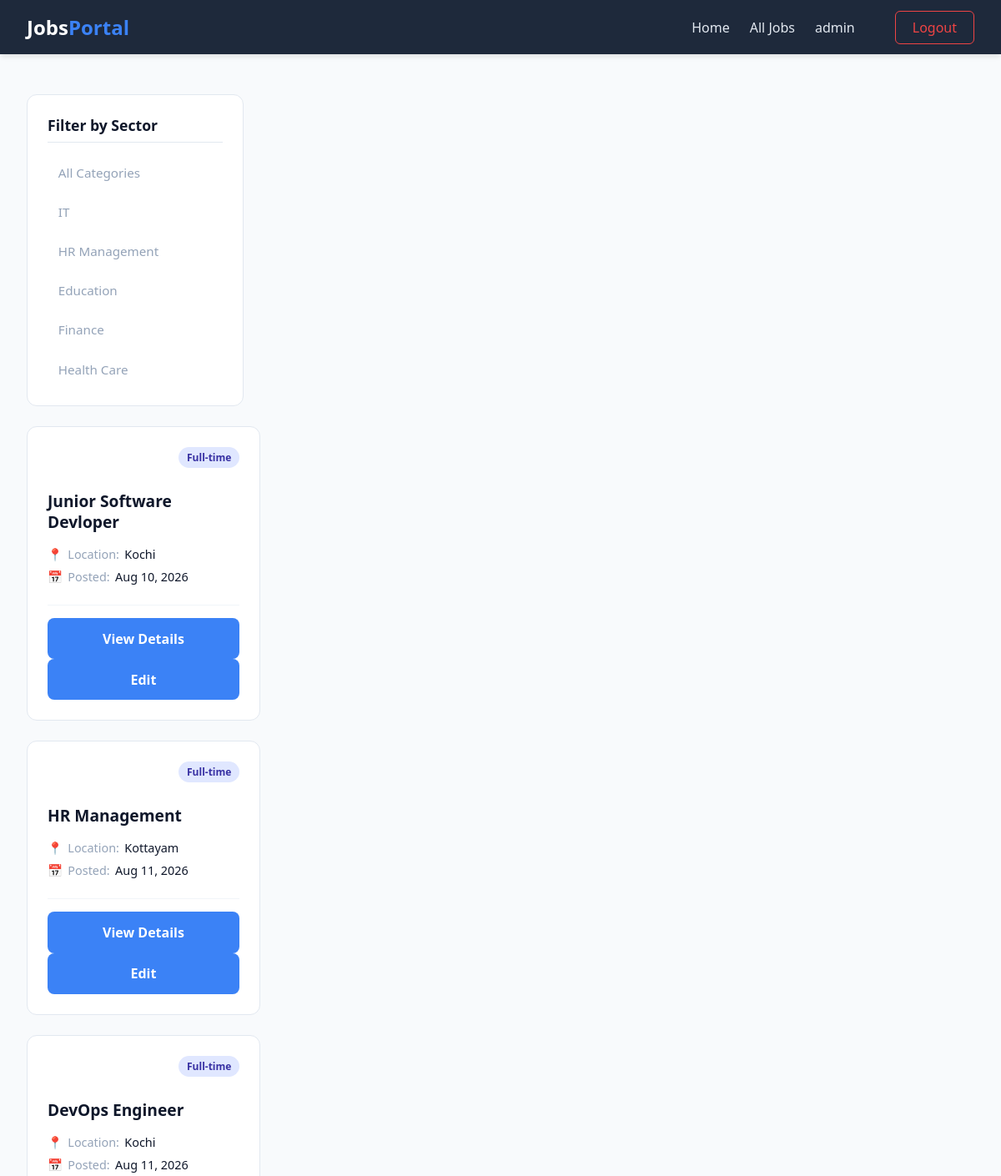
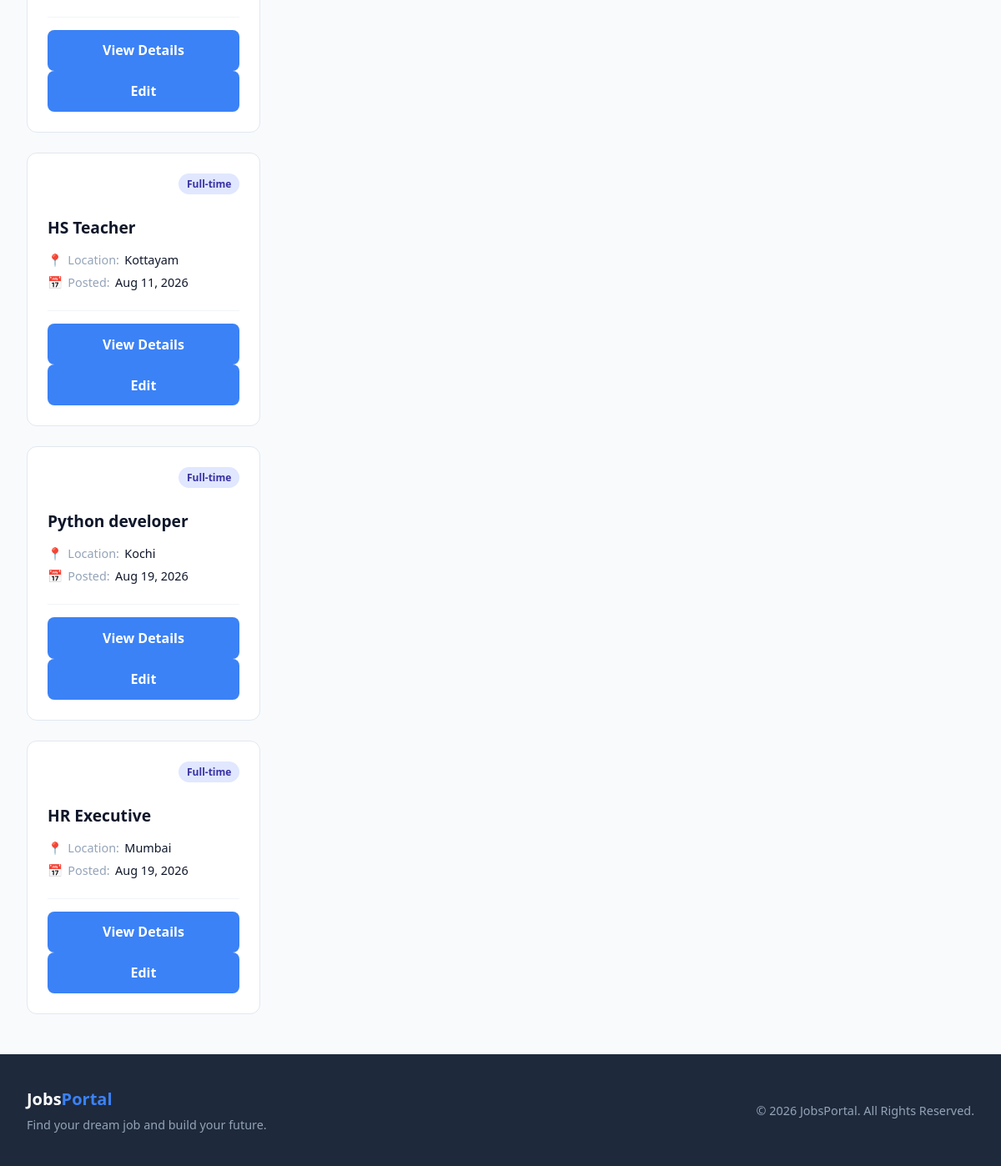
Page /admin-job (signed in) on the committed database (2 pictures, top to bottom).
### jobs/models.py (models this page shows, shortened)
class Sectors(models.Model):
    name=models.CharField(max_length=50)

class Jobs(models.Model):
    title=models.CharField(max_length=100)
    sector=models.ForeignKey(Sectors,on_delete=models.CASCADE)
    company=models.ForeignKey(Company,on_delete=models.CASCADE)
    location=models.CharField(max_length=50)
    description=models.TextField()
    salary=models.CharField(max_length=50)
    post_date=models.DateField(auto_now_add=True)
    slug=models.SlugField(blank=True)
    is_active=models.BooleanField(default=True)
    end_date=models.DateField()

### jobs/views.py (the view)
    def wrapper(request,*args,**kwargs):
        if request.user.is_superuser:
            return fun(request,*args,**kwargs)
        else:
            messages.error(request,"Permission denied!")
            return redirect("all_jobs")

### jobs/context_processors.py (called while the page is built)
def allSectors(request):
    all_sectors=Sectors.objects.all()
    return dict(sectors=all_sectors)

### jobs/views.py (called while the page is built)
def admin_permission(fun):
    def wrapper(request,*args,**kwargs):
        if request.user.is_superuser:
            return fun(request,*args,**kwargs)
        else:
            messages.error(request,"Permission denied!")
            return redirect("all_jobs")
    return wrapper

@admin_permission
def adminJob(request,sector=None):
    if sector:
        job=Jobs.objects.filter(sector__id=sector,is_active=True)
    else:
        job=Jobs.objects.filter(is_active=True)
    return render(request,"admin-job.html",{"jobs":job})

### templates/admin-job.html (shortened to what this page needs)
{% extends 'base.html' %}
{% load static %}
{% block extra_css %}
    <link rel="stylesheet" href="{% static 'css/styles.css' %}">
{% endblock %}
{% block content %}
<div class="jobs-page-layout">
    <main class="jobs-main-content">
        <div class="filter-card">
        <h3>Filter by Sector</h3>
        <ul class="sector-list">
            <li>
                <a href="{% url 'admin_job' %}" class="sector-link">All Categories</a>
            </li>
            {% for sector in sectors %}
            <li>
                <a href="{% url 'jobs_by_category' sector.id %}" class="sector-link">
                    {{ sector.name }}
                </a>
            </li>
            {% endfor %}
        </ul>
    </div>
        <section class="jobs-section">
            {% if jobs %}
            <div class="jobs-grid">
                {% for job in jobs %}
                <div class="job-card">
                    <div class="job-card-header">
                        <span class="job-badge">Full-time</span>
                    </div>
                    <h3 class="job-title">{{ job.title }}</h3>
                    <div class="job-meta">
                        <div class="meta-item">
                            <span class="meta-icon">📍</span>
                            <span class="meta-label">Location:</span>
                            <span class="meta-value">{{ job.location }}</span>
                        </div>
                        <div class="meta-item">
                            <span class="meta-icon">📅</span>
                            <span class="meta-label">Posted:</span>
                            <span class="meta-value">{{ job.post_date|date:"M d, Y" }}</span>
                        </div>
                    </div>
                    <div class="job-card-footer">
                        <a href="{% url 'job_detail' job.id %}" class="btn-primary btn-block">View Details</a>
                        <a href="{% url 'update_job' job.id %}" class="btn-primary btn-block">Edit</a>
                    </div>
                </div>
                {% endfor %}
            </div>
            {% endif %}
        </section>
    </main>
</div>
{% endblock %}

### templates/base.html (shortened to what this page needs)
{% load static %}
<!DOCTYPE html>
<html lang="en">
<head>
    <link rel="stylesheet" href="{% static 'css/base.css' %}">
    {% block extra_css %}{% endblock %}
</head>
<body>
    <nav class="navbar">
        <div class="nav-container">
            <a href="{% url 'home' %}" class="logo">Jobs<span>Portal</span></a>
            <ul class="nav-menu">
                <li><a href="{% url 'home' %}">Home</a></li>
                {% if user.is_authenticated %}
                    <li><a href="{% url 'all_jobs' %}">All Jobs</a></li>
                    {% if user.is_superuser %}
                        <li><a href="{% url 'admin_dashboard' %}" class="user-link">{{ user.username }}</a></li>
                    {% endif %}
                    <li><a href="{% url 'logout' %}" class="btn-logout">Logout</a></li>
                {% else %}
                    <li><a href="{% url 'register' %}">Register</a></li>
                    <li><a href="{% url 'login' %}" class="btn-login">Login</a></li>
                {% endif %}
            </ul>
        </div>
    </nav>
    <main class="main-content">
        {% block content %}
        {% endblock %}
    </main>
    <footer class="footer">
        <div class="footer-container">
            <div class="footer-brand">
                <h3>Jobs<span>Portal</span></h3>
                <p>Find your dream job and build your future.</p>
            </div>
            <div class="footer-copyright">
                <p>&copy; 2026 JobsPortal. All Rights Reserved.</p>
            </div>
        </div>
    </footer>
</body>
</html>

### static/css/base.css (style rules this page uses)
* { margin: 0; padding: 0; box-sizing: border-box; font-family: 'Segoe UI', Tahoma, Geneva, Verdana, sans-serif; }
:root { --primary-color: #3b82f6; --primary-hover: #2563eb; --nav-bg: #1e293b; --bg-color: #f8fafc; --text-dark: #0f172a; --text-light: #ffffff; --text-muted: #94a3b8; }
body { background-color: var(--bg-color); color: var(--text-dark); display: flex; flex-direction: column; min-height: 100vh; }
.navbar { background-color: var(--nav-bg); padding: 1rem 0; box-shadow: 0 4px 6px -1px rgba(0, 0, 0, 0.1); }
.nav-container { max-width: 1200px; margin: 0 auto; padding: 0 2rem; display: flex; justify-content: space-between; align-items: center; }
.logo { font-size: 1.5rem; font-weight: 700; color: var(--text-light); text-decoration: none; }
.logo span { color: var(--primary-color); }
.nav-menu { display: flex; list-style: none; align-items: center; gap: 1.5rem; margin: 0; padding: 0; }
.nav-menu li { list-style: none; }
.nav-menu a { text-decoration: none; color: #e2e8f0; font-weight: 500; transition: color 0.2s ease; }
.btn-logout { border: 1px solid #ef4444; color: #ef4444 !important; padding: 0.5rem 1.25rem; border-radius: 6px; }
.main-content { flex: 1; max-width: 1200px; width: 100%; margin: 3rem auto; padding: 0 2rem; }
.footer { background-color: var(--nav-bg); color: var(--text-light); padding: 2.5rem 0; margin-top: auto; }
.footer-container { max-width: 1200px; margin: 0 auto; padding: 0 2rem; display: flex; justify-content: space-between; align-items: center; }
.footer-brand h3 { font-size: 1.25rem; margin-bottom: 0.5rem; }
.footer-brand span { color: var(--primary-color); }
.footer-brand p, .footer-copyright p { color: var(--text-muted); font-size: 0.9rem; }

### static/css/styles.css (style rules this page uses)
.btn-primary { display: inline-block; background-color: var(--primary-color); color: #ffffff; padding: 0.85rem 1.75rem; border-radius: 8px; font-weight: 600; text-decoration: none; transition: background-color 0.2s ease, transform 0.2s ease; }
.job-card-header { display: flex; justify-content: space-between; align-items: center; gap: 10px; }
.job-title { margin: 16px 0 12px; font-size: 16px; line-height: 1.4; color: #111827; }
.job-card-footer { padding-top: 15px; border-top: 1px solid #f1f5f9; }
.jobs-page-layout { display: grid; grid-template-columns: 260px 1fr; gap: 2rem; align-items: start; }
.filter-card { background: #ffffff; border: 1px solid var(--border-color, #e2e8f0); border-radius: 12px; padding: 1.5rem; }
.filter-card h3 { font-size: 1.1rem; color: var(--text-dark, #0f172a); margin-bottom: 1rem; padding-bottom: 0.5rem; border-bottom: 1px solid var(--border-color, #e2e8f0); }
.sector-list { list-style: none; display: flex; flex-direction: column; gap: 0.5rem; }
.sector-link { display: block; padding: 0.6rem 0.8rem; color: var(--text-muted, #64748b); text-decoration: none; border-radius: 6px; font-size: 0.95rem; font-weight: 500; transition: all 0.2s ease; }
.jobs-main-content { display: flex; flex-direction: column; gap: 1.5rem; }
.jobs-grid { display: grid; grid-template-columns: repeat(auto-fill, minmax(280px, 1fr)); gap: 1.5rem; }
.job-card { background: #ffffff; border: 1px solid var(--border-color, #e2e8f0); border-radius: 12px; padding: 1.5rem; display: flex; flex-direction: column; justify-content: space-between; transition: transform 0.2s ease, box-shadow 0.2s ease; }
.job-card-header { display: flex; justify-content: flex-end; margin-bottom: 0.75rem; }
.job-badge { background-color: #e0e7ff; color: #3730a3; font-size: 0.75rem; font-weight: 600; padding: 0.25rem 0.6rem; border-radius: 20px; }
.job-title { font-size: 1.2rem; color: var(--text-dark, #0f172a); margin-bottom: 1rem; line-height: 1.3; }
.job-meta { display: flex; flex-direction: column; gap: 0.5rem; margin-bottom: 1.5rem; font-size: 0.9rem; }
.meta-item { display: flex; align-items: center; gap: 0.4rem; }
.meta-label { color: var(--text-muted, #64748b); }
.meta-value { color: var(--text-dark, #1e293b); font-weight: 500; }
.btn-block { display: block; width: 100%; text-align: center; }

### rows in the picture
Sectors: name "IT"
Sectors: name "HR Management"
Sectors: name "Education"
Sectors: name "Finance"
Sectors: name "Health Care"
Jobs: title "Junior Software Devloper", location "Kochi", post_date "Aug 10, 2026"
Jobs: title "HR Management", location "Kottayam", post_date "Aug 11, 2026"
Jobs: title "DevOps Engineer", location "Kochi", post_date "Aug 11, 2026"
Jobs: title "HS Teacher", location "Kottayam", post_date "Aug 11, 2026"
Jobs: title "Python developer", location "Kochi", post_date "Aug 19, 2026"
Jobs: title "HR Executive", location "Mumbai", post_date "Aug 19, 2026"

### other values in the picture
{{ user.username }} "admin"
